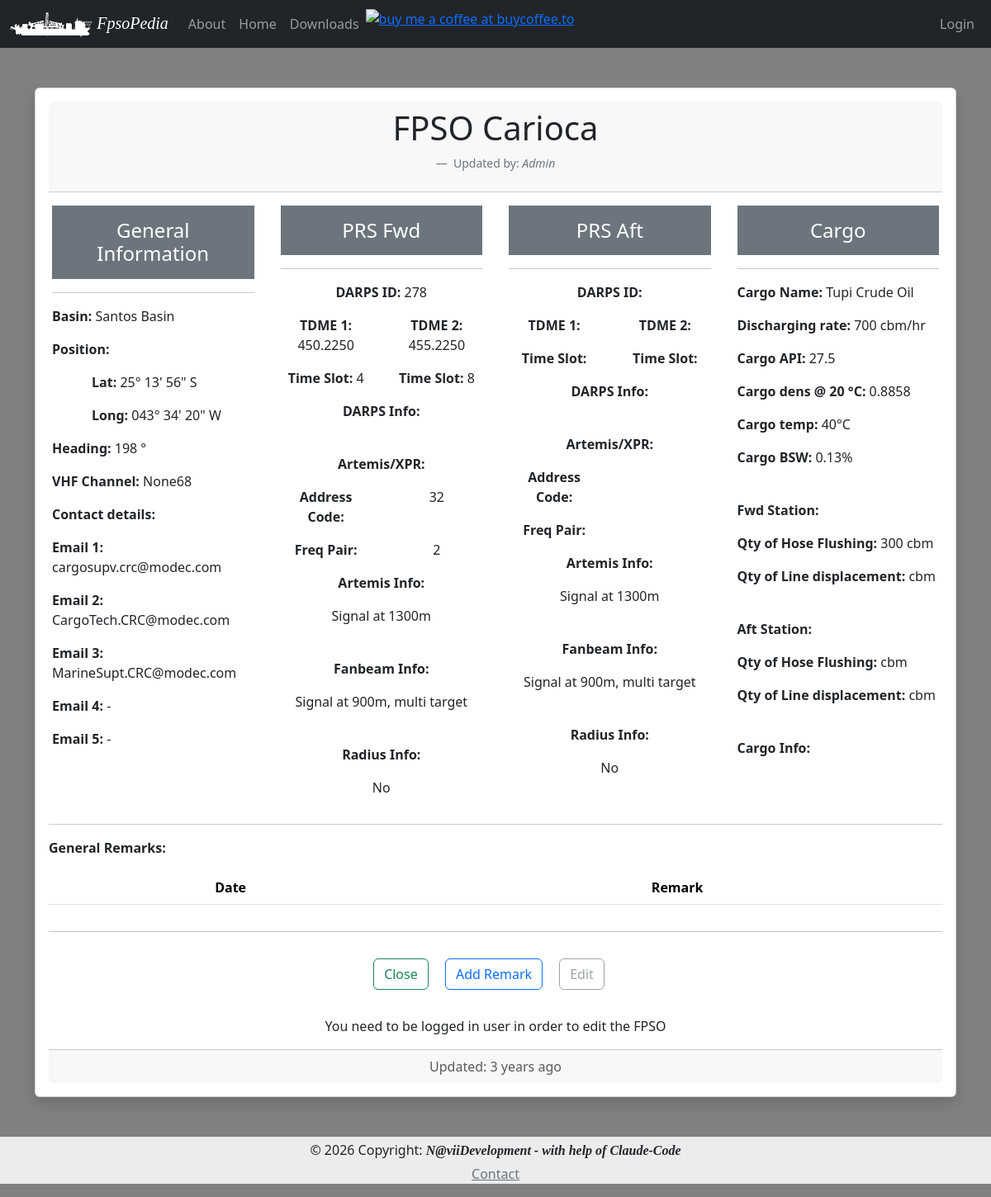
The page /fpso/3 on the database as committed earlier.
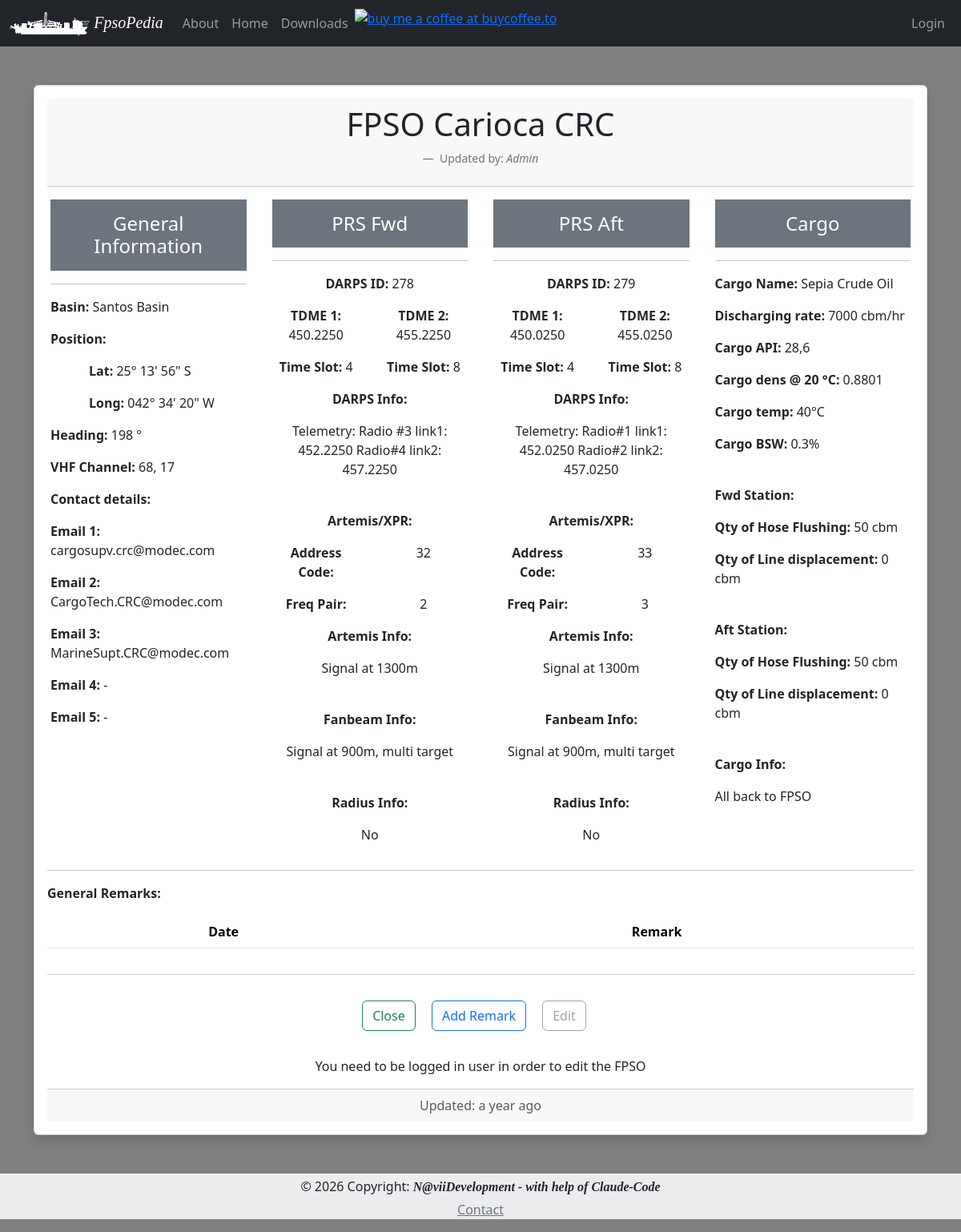
The same page on the database as committed later.
### App/models.py (models this page shows, shortened)
class Fpso(db.Model):
    id = db.Column(db.Integer, primary_key=True)
    fpso_owner = db.Column(db.String, index=True, default="None")
    timestamp = db.Column(db.DateTime, default=datetime.utcnow)
    fpso_name = db.Column(db.String, unique=True, index=True)
    fpso_basin = db.Column(db.String, default="None", nullable = True)
    fpso_img_name = db.Column(db.String, default="default_fpso_card")
    fpso_remarks = db.Column(db.String, default="None")
    fpso_psn_lat_deg = db.Column(db.String, nullable = True)
    fpso_psn_lat_min = db.Column(db.String, nullable = True)
    fpso_psn_lat_sec = db.Column(db.String, nullable = True)
    fpso_psn_lat_NS = db.Column(db.String, default="S", nullable = True)
    fpso_psn_long_deg = db.Column(db.String, nullable = True)
    fpso_psn_long_min = db.Column(db.String, nullable = True)
    fpso_psn_long_sec = db.Column(db.String, nullable = True)
    fpso_psn_long_WE = db.Column(db.String, default="W", nullable = True)
    fpso_hdg = db.Column(db.String, nullable = True)
    fpso_disch_rate = db.Column(db.String, nullable = True)
    fpso_vhf = db.Column(db.String, default="None", nullable = True)
    fpso_email_1 = db.Column(db.String, default="fpso@example.com", nullable = True)
    fpso_email_2 = db.Column(db.String, default="fpso@example.com", nullable = True)
    fpso_email_3 = db.Column(db.String, default="fpso@example.com", nullable = True)
    fpso_email_4 = db.Column(db.String, default="fpso@example.com", nullable = True)
    fpso_email_5 = db.Column(db.String, default="fpso@example.com", nullable = True)
    cargo_name = db.Column(db.String, nullable = True)
    cargo_API = db.Column(db.String, nullable = True)
    cargo_dens = db.Column(db.String, nullable = True)
    cargo_temp = db.Column(db.String, nullable = True)
    cargo_bsw = db.Column(db.String, nullable = True)
    cargo_line_displ_fwd = db.Column(db.String, nullable = True)
    cargo_Hose_Flush_fwd = db.Column(db.String, nullable = True)
    cargo_line_displ_aft = db.Column(db.String, nullable = True)
    cargo_Hose_Flush_aft = db.Column(db.String, nullable = True)
    cargo_info = db.Column(db.String, nullable = True)
    darps_ID_fwd = db.Column(db.String, nullable = True)
    darps_1_tdma_fwd = db.Column(db.String, nullable = True)
    darps_2_tdma_fwd = db.Column(db.String, nullable = True)
    darps_info_fwd = db.Column(db.String, nullable = True)
    darps_1_ts_fwd = db.Column(db.String, nullable = True)
    darps_2_ts_fwd= db.Column(db.String, nullable = True)
    darps_ID_aft = db.Column(db.String, nullable = True)
    darps_1_tdma_aft = db.Column(db.String, nullable = True)
    darps_2_tdma_aft = db.Column(db.String, nullable = True)
    darps_info_aft = db.Column(db.String, nullable = True)
    darps_1_ts_aft = db.Column(db.String, nullable = True)
    darps_2_ts_aft= db.Column(db.String, nullable = True)
    artemis_address_code_fwd = db.Column(db.String, nullable = True)
    artemis_freq_pair_fwd = db.Column(db.String, nullable = True)
    artemis_info_fwd = db.Column(db.String, nullable = True)
    fanbeam_info_fwd = db.Column(db.String, nullable = True)
    radius_info_fwd = db.Column(db.String, nullable = True)
    artemis_address_code_aft = db.Column(db.String, nullable = True)
    artemis_freq_pair_aft = db.Column(db.String, nullable = True)
    artemis_info_aft = db.Column(db.String, nullable = True)
    fanbeam_info_aft = db.Column(db.String, nullable = True)
    radius_info_aft = db.Column(db.String, nullable = True)
    remarks = db.relationship('Remark', backref='fpso', lazy='dynamic')

### App/routes.py (the view)
@app.route('/fpso/<id>')
def fpso_page(id):
    form = EmptyForm()
    fpso = Fpso.query.get_or_404(id)
    remarks = Remark.query.order_by(Remark.id).all()
    return render_template('fpso_page.html', fpso=fpso, title='FPSO_Page', form=form, remarks=remarks)

### App/templates/fpso_page.html (shortened to what this page needs)
{% extends "base.html" %}
{%  block content %}
<div class="card text-center shadow p-3 mb-5 bg-body rounded">
  <div class="card-header ">
    <h2 class="display-6 mb-4">{{ fpso.fpso_name }}</h2>
    <figcaption class="blockquote-footer">
    Updated by: <cite title="Source Title"> {{ fpso.fpso_owner }}</cite>
  </figcaption>
  </div>
  <div class="row">
    <div class="card-body col-12 col-lg-3">
        <h4 class="card-title p-3 mb-2 bg-secondary text-white">General Information</h4>
        <hr>
        <p class="card-text text-start"><b>Basin: </b>{{ fpso.fpso_basin }}</p>
        <p class="card-text text-start"><b>Position: </b></p>
        <p class="card-text text-start ms-5"><b>Lat: </b>{{ fpso.fpso_psn_lat_deg }}&#176 {{ fpso.fpso_psn_lat_min }}' {{ fpso.fpso_psn_lat_sec }}" {{ fpso.fpso_psn_lat_NS }}</p>
        <p class="card-text text-start ms-5"><b>Long: </b>{{ fpso.fpso_psn_long_deg }}&#176 {{ fpso.fpso_psn_long_min }}' {{ fpso.fpso_psn_long_sec }}" {{ fpso.fpso_psn_long_WE }}</p>
        <p class="card-text text-start"><b>Heading: </b>{{ fpso.fpso_hdg }} &#176</p>
        <p class="card-text text-start"><b>VHF Channel: </b>{{ fpso.fpso_vhf }}</p>
        <p class="card-text text-start"><b>Contact details: </b></p>
        <p class="card-text text-start"><b>Email 1: </b>{{ " - " if fpso.fpso_email_1 == 'fpso@example.com' else fpso.fpso_email_1 }}</p>
        <p class="card-text text-start"><b>Email 2: </b>{{ " - " if fpso.fpso_email_2 == 'fpso@example.com' else fpso.fpso_email_2 }}</p>
        <p class="card-text text-start"><b>Email 3: </b>{{ " - " if fpso.fpso_email_3 == 'fpso@example.com' else fpso.fpso_email_3 }}</p>
        <p class="card-text text-start"><b>Email 4: </b>{{ " - " if fpso.fpso_email_4 == 'fpso@example.com' else fpso.fpso_email_4 }}</p>
        <p class="card-text text-start"><b>Email 5: </b>{{ " - " if fpso.fpso_email_5 == 'fpso@example.com' else fpso.fpso_email_5 }}</p>
    </div>
    <div class="card-body col-12 col-lg-3 ">
        <h4 class="card-title p-3 mb-2 bg-secondary text-white">PRS Fwd</h4>
        <hr>
        <p class="card-text text-center"><b>DARPS ID: </b>{{ fpso.darps_ID_fwd }}</p>
        <div class="row">
            <p class="card-text col-6"><b>TDME 1: </b>{{ fpso.darps_1_tdma_fwd }}</p>
            <p class="card-text col-6"><b>TDME 2: </b>{{ fpso.darps_2_tdma_fwd }}</p>
        </div>
        <div class="row">
            <p class="card-text col-6"><b>Time Slot: </b>{{ fpso.darps_1_ts_fwd }}</p>
            <p class="card-text col-6"><b>Time Slot: </b>{{ fpso.darps_2_ts_fwd }}</p>
        </div>
        <p class="card-text text-center"><b>DARPS Info: </b></p>
        <p class="card-text text-center">{{ fpso.darps_info_fwd }}</p>
        <br>
        <p class="card-text text-center"><b>Artemis/XPR: </b></p>
        <div class="row">
            <p class="card-text col-6"><b>Address Code: </b></p>
            <p class="card-text col-6">{{ fpso.artemis_address_code_fwd }}</p>
            <p class="card-text col-6"><b>Freq Pair: </b></p>
            <p class="card-text col-6"> {{ fpso.artemis_freq_pair_fwd }}</p>
        </div>
        <p class="card-text text-center"><b>Artemis Info: </b></p>
        <p class="card-text text-center">{{ fpso.artemis_info_fwd }}</p>
        <br>
        <p class="card-text text-center"><b>Fanbeam Info: </b></p>
        <p class="card-text text-center">{{ fpso.fanbeam_info_fwd }}</p>
        <br>
        <p class="card-text text-center"><b>Radius Info: </b></p>
        <p class="card-text text-center">{{ fpso.radius_info_fwd }}</p>
    </div>
    <div class="card-body col-12 col-lg-3">
        <h4 class="card-title p-3 mb-2 bg-secondary text-white">PRS Aft</h4>
        <hr>
        <p class="card-text text-center"><b>DARPS ID: </b>{{ fpso.darps_ID_aft }}</p>
        <div class="row">
            <p class="card-text col-6"><b>TDME 1: </b>{{ fpso.darps_1_tdma_aft }}</p>
            <p class="card-text col-6"><b>TDME 2: </b>{{ fpso.darps_2_tdma_aft }}</p>
        </div>
        <div class="row">
            <p class="card-text col-6"><b>Time Slot: </b>{{ fpso.darps_1_ts_aft }}</p>
            <p class="card-text col-6"><b>Time Slot: </b>{{ fpso.darps_2_ts_aft }}</p>
        </div>
        <p class="card-text text-center"><b>DARPS Info: </b></p>
        <p class="card-text text-center">{{ fpso.darps_info_aft }}</p>
        <br>
        <p class="card-text text-center"><b>Artemis/XPR: </b></p>
        <div class="row">
            <p class="card-text col-6"><b>Address Code: </b></p>
            <p class="card-text col-6">{{ fpso.artemis_address_code_aft }}</p>
            <p class="card-text col-6"><b>Freq Pair: </b></p>
            <p class="card-text col-6">{{ fpso.artemis_freq_pair_aft }}</p>
        </div>
        <p class="card-text text-center"><b>Artemis Info: </b></p>
        <p class="card-text text-center">{{ fpso.artemis_info_aft }}</p>
        <br>
        <p class="card-text text-center"><b>Fanbeam Info: </b></p>
        <p class="card-text text-center">{{ fpso.fanbeam_info_aft }}</p>
        <br>
        <p class="card-text text-center"><b>Radius Info: </b></p>
        <p class="card-text text-center">{{ fpso.radius_info_aft }}</p>
    </div>
    <div class="card-body col-12 col-lg-3">
        <h4 class="card-title p-3 mb-2 bg-secondary text-white">Cargo</h4>
        <hr>
        <p class="card-text text-start"><b>Cargo Name: </b>{{ fpso.cargo_name }}</p>
        <p class="card-text text-start"><b>Discharging rate: </b>{{ fpso.fpso_disch_rate }} cbm/hr</p>
        <p class="card-text text-start"><b>Cargo API: </b>{{ fpso.cargo_API }}</p>
        <p class="card-text text-start"><b>Cargo dens @ 20 &#176C: </b>{{ fpso.cargo_dens }}</p>
        <p class="card-text text-start"><b>Cargo temp: </b>{{ fpso.cargo_temp }}&#176C</p>
         <p class="card-text text-start"><b>Cargo BSW: </b>{{ fpso.cargo_bsw }}&#37</p>
        <br>
        <p class="card-text text-start"><b>Fwd Station: </b></p>
        <p class="card-text text-start"><b>Qty of Hose Flushing: </b>{{ fpso.cargo_line_displ_fwd }} cbm</p>
        <p class="card-text text-start"><b>Qty of Line displacement: </b>{{ fpso.cargo_Hose_Flush_fwd }} cbm</p>
        <br>
        <p class="card-text text-start"><b>Aft Station: </b></p>
        <p class="card-text text-start"><b>Qty of Hose Flushing: </b>{{ fpso.cargo_line_displ_aft }} cbm</p>
        <p class="card-text text-start"><b>Qty of Line displacement: </b>{{ fpso.cargo_Hose_Flush_aft }} cbm</p>
        <br>
        <p class="card-text text-start"><b>Cargo Info: </b></p>
        <p class="card-text text-start">{{ fpso.cargo_info }}</p>
    </div>
  </div>
<hr>
 <p class="card-text text-start"><b>General Remarks: </b></p>
 <table class="table">
  <thead>
    <tr>
      <th scope="col">Date</th>
      <th scope="col">Remark</th>
    </tr>
  </thead>
</table>
<hr>
  <div class="row">
    <div class="card-body">
        <a href="{{ url_for('index') }}" class="btn btn-outline-success me-3 mb-3">Close</a>
        <a href="{{ url_for('add_remark', id=fpso.id) }}" class="btn btn-outline-primary me-3 mb-3">Add Remark</a>
        <a href="{{ url_for('edit_fpso', id=fpso.id) }}" class="btn btn-outline-secondary {{ '' if current_user.is_authenticated else 'disabled'}} me-3 mb-3">Edit</a>
    </div>
    <p class="fw-lighter">{{ " " if current_user.is_authenticated else "You need to be logged in user in order to edit the FPSO" }}</p>
  </div>
  <div class="card-footer text-muted">
    Updated: {{ moment(fpso.timestamp).fromNow(refresh=True) }}
  </div>
</div>
{% endblock %}

### App/templates/base.html (shortened to what this page needs)
<!DOCTYPE html>
<html lang="en">
  <head>
    <link
      href="https://cdn.jsdelivr.net/npm/bootstrap@5.3.8/dist/css/bootstrap.min.css"
      rel="stylesheet"
>
    <link
      href="{{ url_for('static', filename='css/style.css') }}"
      rel="stylesheet"
    />
  </head>
  <body>
    <navbar>
      {% include "_navbar.html" %}
    </navbar>
    <main>
      <div class="main container mt-5 text-center">
        {% block content %} {% endblock %}
      </div>
    </main>
    <footer class="text-center text-lg-start bg-light text-muted">
      {% include "_footer.html" %}
    </footer>
  </body>
</html>

### App/templates/_navbar.html (shortened to what this page needs)
<nav class="navbar navbar-expand-md navbar-dark bg-dark sticky-top ">
  <div class="container-fluid">
    <a class="navbar-brand" href="/">
      <img src="{{ url_for('static', filename='img/fpso.png') }}" alt="" width="100" height="30">
      <em class="logo">FpsoPedia</em>
    </a>
    <div class="collapse navbar-collapse" id="navbarSupportedContent">
      <ul class="navbar-nav me-auto mb-2 mb-lg-0">
        <li class="nav-item">
          <a class="nav-link {{ 'active' if active_page=='about' else ''}}" aria-current="page" href="{{ url_for('about') }}">About</a>
        </li>
        <li class="nav-item">
          <a class="nav-link {{ 'active' if active_page=='index' else ''}}" aria-current="page" href="/">Home</a>
        </li>
        <li class="nav-item">
          <a class="nav-link {{ 'active' if active_page=='download' else ''}}" aria-current="page" href="{{ url_for('download') }}">Downloads</a>
        </li>
        <li class="nav-item">
          <a href="https://buycoffee.to/naviidevelopment" target="_blank"><img src="https://buycoffee.to/static/img/share/share-button-dark.png" style="width: 117px; height: 30px" alt="buy me a coffee at buycoffee.to"></a>
        </li>
      </ul>
      <form class="d-flex text-secondary" role="search">
        <ul class="navbar-nav me-auto mb-2 mb-lg-0">
            {% if current_user.is_authenticated %}
              <li class="nav-item">
                <a class="nav-link " aria-current="page" href="{{ url_for('logout') }}">Logout</a>
            </li>
            {% else %}
              <li class="nav-item">
                <a class="nav-link {{ 'active' if active_page=='login' else ''}}" aria-current="page" href="{{ url_for('login') }}">Login</a>
            </li>
            {% endif %}
        </ul>
      </form>
    </div>
  </div>
</nav>

### App/templates/_footer.html
  <div class="text-center p-1 text-dark" style="background-color: rgba(0, 0, 0, 0.05);">
    © 2026 Copyright:
    <b><em class="logo">N@viiDevelopment - with help of Claude-Code</em></b>
  </div>
  <p class="text-center p-0 text-dark" style="background-color: rgba(0, 0, 0, 0.05);">
    <a class="link-secondary" href="mailto:info@naviidevelopment.atthost24.pl" >Contact</a>
  </p>

### App/static/css/style.css (style rules this page uses)
body { background-color: gray; }
.main { min-height: 75vh; }
.logo { font-family:cursive; }

Rows that differ between the two databases and show on the page:
changed Fpso "Santos Basin": fpso_name "FPSO Carioca" → "FPSO Carioca CRC"; fpso_psn_long_deg "043" → "042"; fpso_vhf "None68" → "68, 17"; darps_info_fwd (not shown) → "Telemetry: Radio #3 link1: 452.2250 Radio#4 link2: 457.2250"; darps_ID_aft (not shown) → "279"; darps_1_tdma_aft (not shown) → "450.0250"; darps_2_tdma_aft (not shown) → "455.0250"; darps_1_ts_aft (not shown) → "4"; darps_2_ts_aft (not shown) → "8"; darps_info_aft (not shown) → "Telemetry: Radio#1 link1: 452.0250 Radio#2 link2: 457.0250"; artemis_address_code_aft (not shown) → "33"; artemis_freq_pair_aft (not shown) → "3"; cargo_name "Tupi Crude Oil" → "Sepia Crude Oil"; fpso_disch_rate "700" → "7000"; cargo_API "27.5" → "28,6"; cargo_dens "0.8858" → "0.8801"; cargo_bsw "0.13" → "0.3"; cargo_line_displ_fwd "300" → "50"; cargo_Hose_Flush_fwd (not shown) → "0"; cargo_line_displ_aft (not shown) → "50"; cargo_Hose_Flush_aft (not shown) → "0"; cargo_info (not shown) → "All back to FPSO"; timestamp "3 years ago" → "a year ago"
